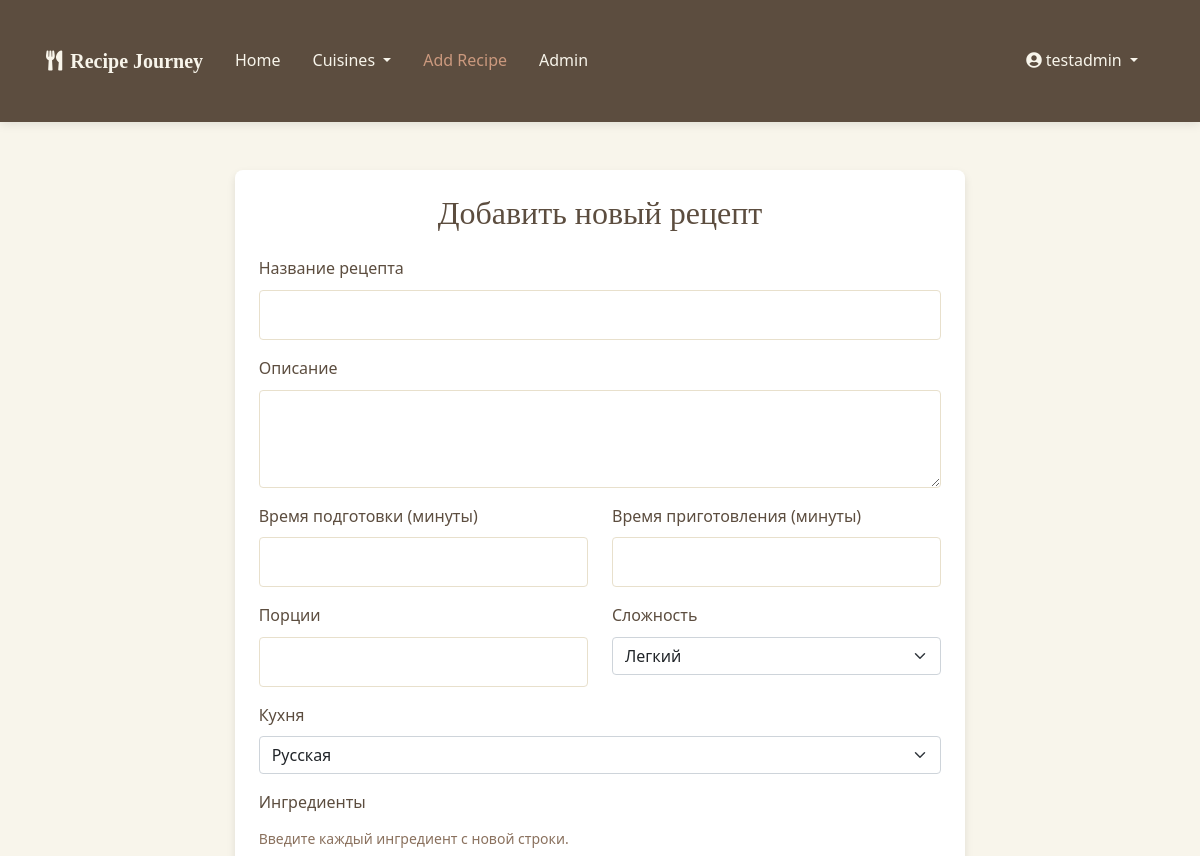
Before: /add_recipe (signed in, upper part) with the older database file.
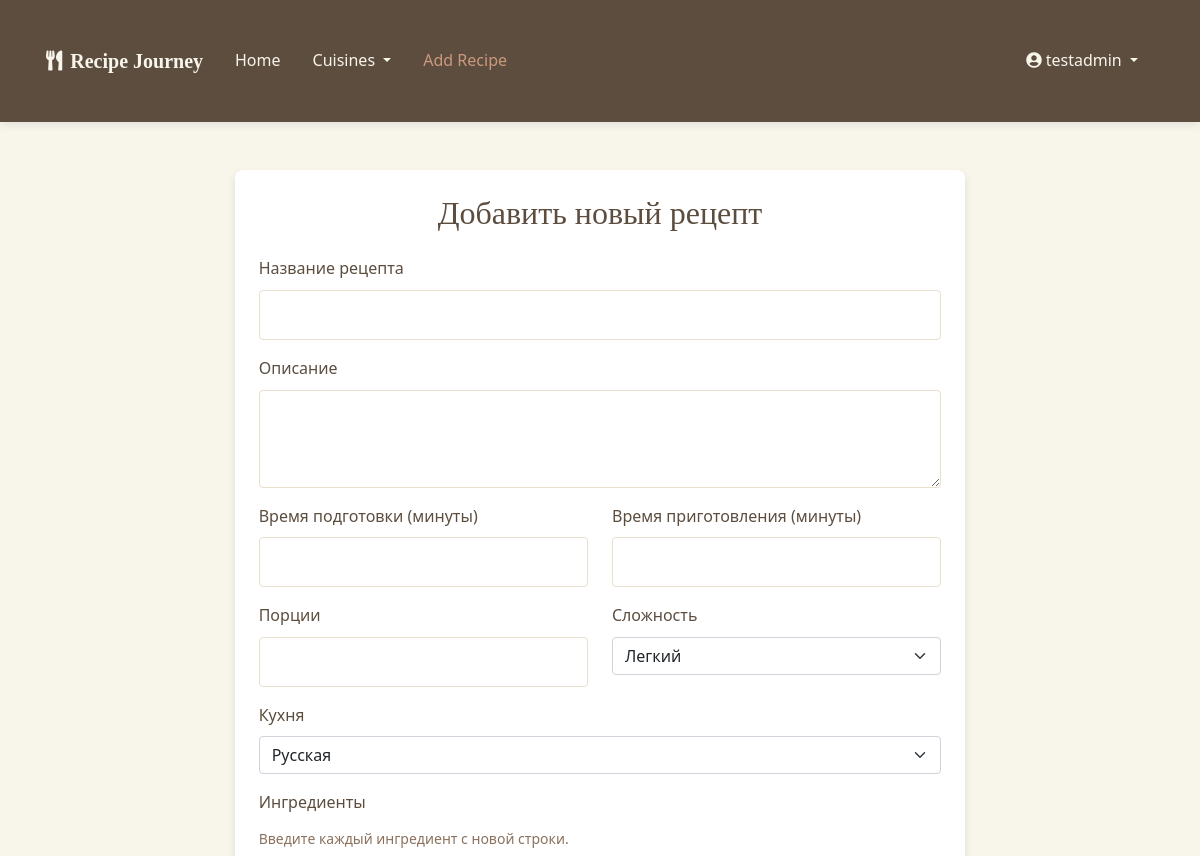
After: the same page with the newer database file.
### routes.py (the view, shortened to what this page needs)
@app.route('/add_recipe', methods=['GET', 'POST'])
@login_required
def add_recipe():
    form = RecipeForm()
    form.cuisine_id.choices = [(c.id, c.name) for c in Cuisine.query.all()]
    return render_template('add_recipe.html', form=form, title='Добавить новый рецепт')

### forms.py
class RecipeForm(FlaskForm):
    title = StringField('Название рецепта', validators=[DataRequired(), Length(max=128)])
    description = TextAreaField('Описание', validators=[DataRequired()])
    ingredients = TextAreaField('Ингредиенты', validators=[DataRequired()])
    instructions = TextAreaField('Инструкции', validators=[DataRequired()])
    prep_time = IntegerField('Время подготовки (минуты)', validators=[DataRequired(), NumberRange(min=1)])
    cook_time = IntegerField('Время приготовления (минуты)', validators=[DataRequired(), NumberRange(min=1)])
    servings = IntegerField('Порции', validators=[DataRequired(), NumberRange(min=1)])
    difficulty = SelectField('Сложность', choices=[
        ('Легкий', 'Легкий'),
        ('Средний', 'Средний'),
        ('Сложный', 'Сложный')
    ], validators=[DataRequired()])
    cuisine_id = SelectField('Кухня', coerce=int, validators=[DataRequired()])
    submit = SubmitField('Сохранить рецепт')

### app.py (called while the page is built)
@login_manager.user_loader
def load_user(user_id):
    from models import User
    return User.query.get(int(user_id))

### templates/add_recipe.html (shortened to what this page needs)
{% extends 'base.html' %}
{% block content %}
<div class="container py-5">
    <div class="row">
        <div class="col-lg-8 mx-auto">
            <div class="card shadow-custom">
                <div class="card-body p-4">
                    <h2 class="text-center mb-4">{{ title }}</h2>
                    <form method="POST" class="recipe-form needs-validation" novalidate>
                        <div class="mb-3">
                            {{ form.title.label(class="form-label") }}
                            {{ form.title(class="form-control") }}
                        </div>
                        <div class="mb-3">
                            {{ form.description.label(class="form-label") }}
                            {{ form.description(class="form-control", rows="3") }}
                        </div>
                        <div class="row mb-3">
                            <div class="col-md-6">
                                {{ form.prep_time.label(class="form-label") }}
                                {{ form.prep_time(class="form-control") }}
                            </div>
                            <div class="col-md-6">
                                {{ form.cook_time.label(class="form-label") }}
                                {{ form.cook_time(class="form-control") }}
                            </div>
                        </div>
                        <div class="row mb-3">
                            <div class="col-md-6">
                                {{ form.servings.label(class="form-label") }}
                                {{ form.servings(class="form-control") }}
                            </div>
                            <div class="col-md-6">
                                {{ form.difficulty.label(class="form-label") }}
                                {{ form.difficulty(class="form-select") }}
                            </div>
                        </div>
                        <div class="mb-3">
                            {{ form.cuisine_id.label(class="form-label") }}
                            {{ form.cuisine_id(class="form-select") }}
                        </div>
                        <div class="mb-3">
                            {{ form.ingredients.label(class="form-label") }}
                            <div class="form-text mb-2">Введите каждый ингредиент с новой строки.</div>
                        </div>
                    </form>
                </div>
            </div>
        </div>
    </div>
</div>
{% endblock %}

### templates/base.html (shortened to what this page needs)
<!DOCTYPE html>
<html lang="en">
<head>
    <link href="https://cdn.jsdelivr.net/npm/bootstrap@5.1.3/dist/css/bootstrap.min.css" rel="stylesheet">
    <link rel="stylesheet" href="https://cdnjs.cloudflare.com/ajax/libs/font-awesome/5.15.4/css/all.min.css">
    <link rel="stylesheet" href="{{ url_for('static', filename='css/main.css') }}">
</head>
<body>
    <nav class="navbar navbar-expand-lg navbar-dark">
        <div class="container">
            <a class="navbar-brand" href="{{ url_for('index') }}">
                <i class="fas fa-utensils me-2"></i>Recipe Journey
            </a>
            <div class="collapse navbar-collapse" id="navbarNav">
                <ul class="navbar-nav me-auto">
                    <li class="nav-item">
                        <a class="nav-link {% if request.path == url_for('index') %}active{% endif %}" href="{{ url_for('index') }}">Home</a>
                    </li>
                    <li class="nav-item dropdown">
                        <a class="nav-link dropdown-toggle" href="#" id="navbarDropdownMenuLink" role="button" data-bs-toggle="dropdown" aria-expanded="false">
                            Cuisines
                        </a>
                    </li>
                    {% if current_user.is_authenticated %}
                        <li class="nav-item">
                            <a class="nav-link {% if request.path == url_for('add_recipe') %}active{% endif %}" href="{{ url_for('add_recipe') }}">Add Recipe</a>
                        </li>
                        {% if current_user.is_admin %}
                            <li class="nav-item">
                                <a class="nav-link {% if request.path == url_for('admin_dashboard') %}active{% endif %}" href="{{ url_for('admin_dashboard') }}">Admin</a>
                            </li>
                        {% endif %}
                    {% endif %}
                </ul>
                <ul class="navbar-nav">
                    {% if current_user.is_authenticated %}
                        <li class="nav-item dropdown">
                            <a class="nav-link dropdown-toggle" href="#" id="userDropdown" role="button" data-bs-toggle="dropdown" aria-expanded="false">
                                <i class="fas fa-user-circle me-1"></i>{{ current_user.username }}
                            </a>
                        </li>
                    {% endif %}
                </ul>
            </div>
        </div>
    </nav>
    <main>
        {% block content %}{% endblock %}
    </main>
</body>
</html>

Changed rows visible on the page:
changed User "testadmin": is_admin True → False (drawn)
Other visible differences:
text no longer shown: "Admin"
